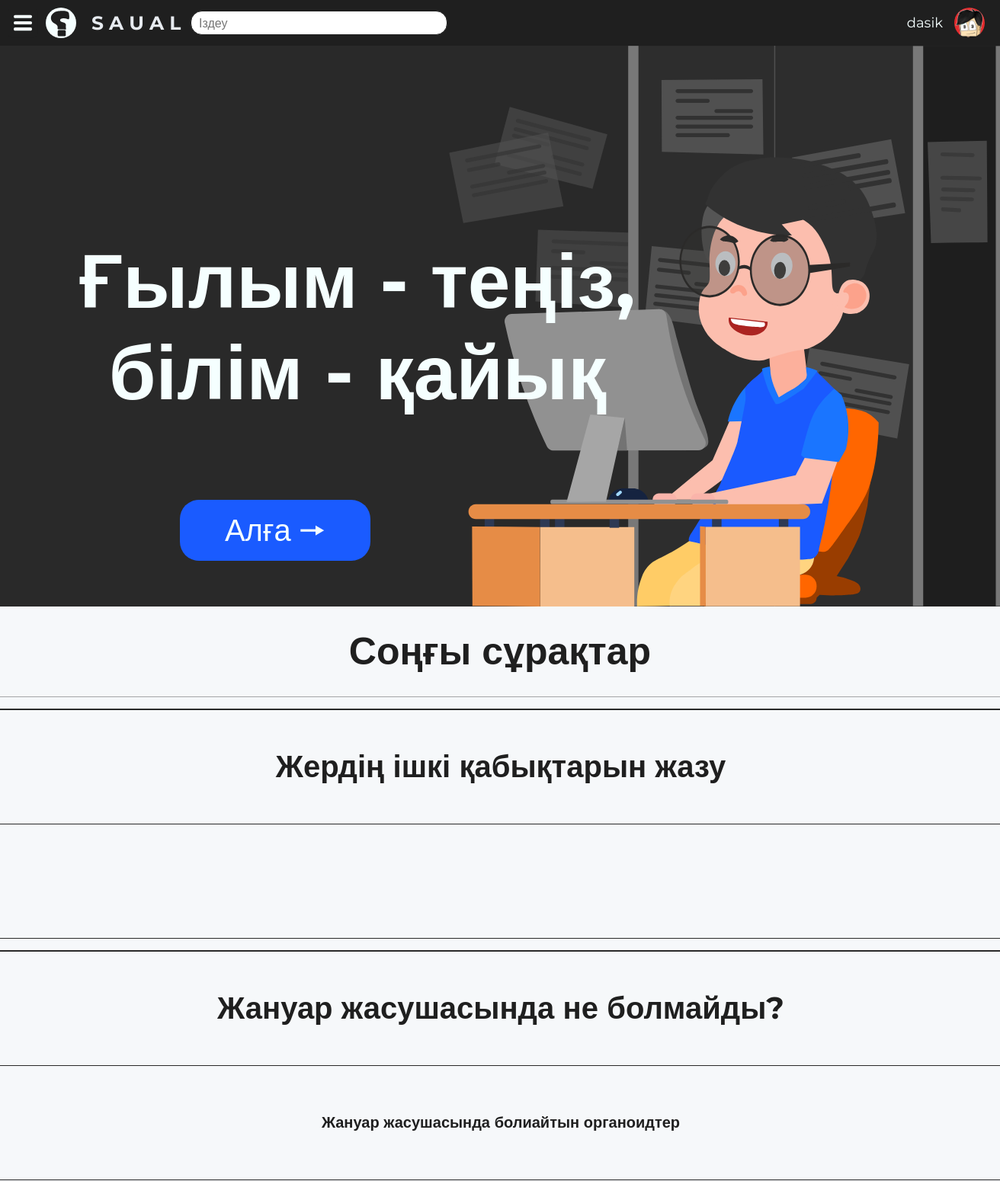
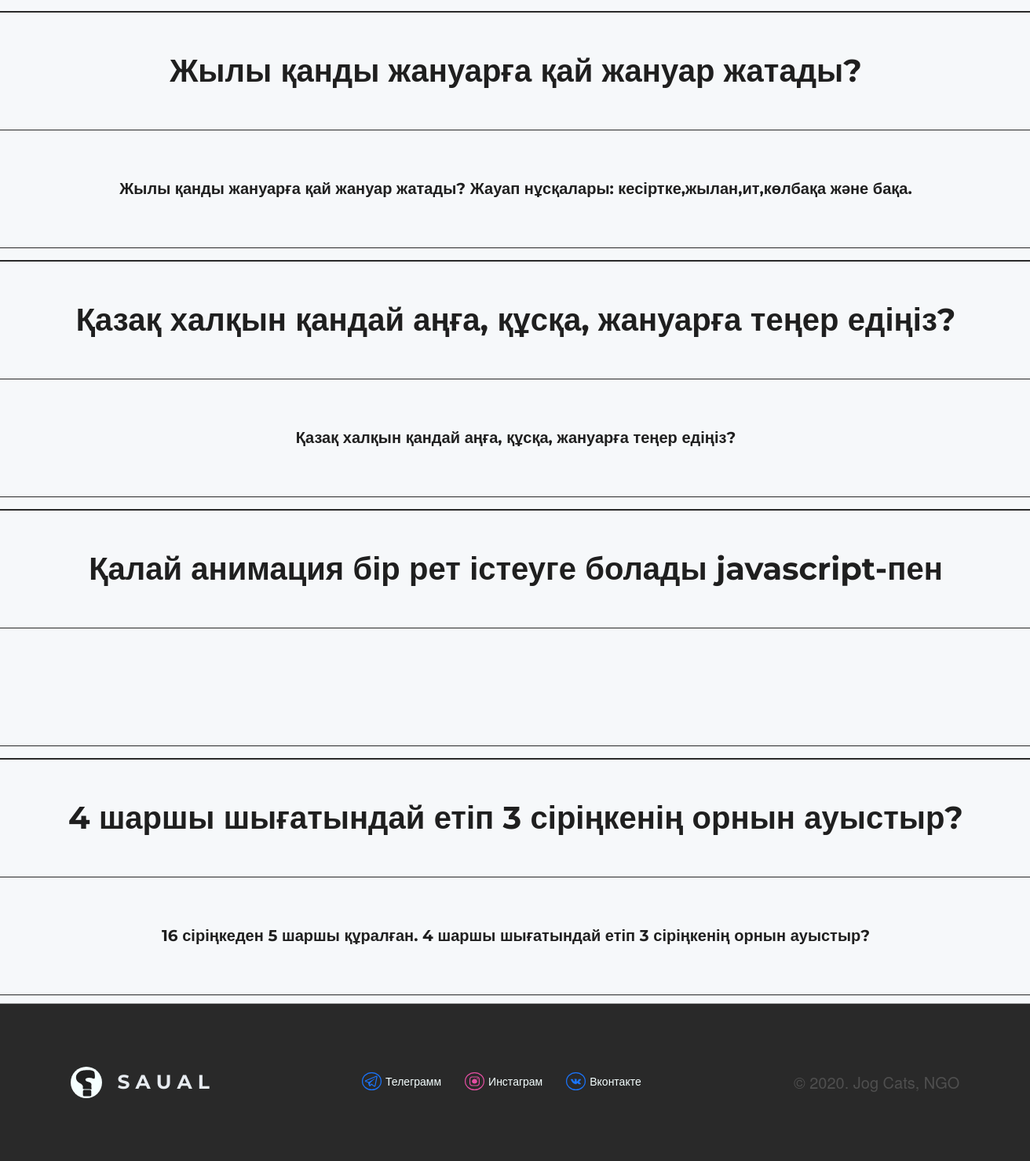
The page / (signed in) on the database its author committed (2 pictures, top to bottom).
### data/users.py (models this page shows, shortened)
class User(SqlAlchemyBase, UserMixin, SerializerMixin):
    __tablename__ = 'users'
    id = sqlalchemy.Column(sqlalchemy.Integer, primary_key=True, nullable=False)
    generated_id = sqlalchemy.Column(sqlalchemy.String(8), unique=True)
    email = sqlalchemy.Column(sqlalchemy.String(255), nullable=False, unique=True)
    username = sqlalchemy.Column(sqlalchemy.String(35), nullable=False, unique=True)
    password = sqlalchemy.Column(sqlalchemy.String(255), nullable=False)
    created_date = sqlalchemy.Column(sqlalchemy.DateTime,
                                     default=datetime.datetime.now)
    admin = sqlalchemy.Column(sqlalchemy.Boolean, nullable=False, default=False)
    rep = orm.relation("Replies", back_populates='user')
    qst = orm.relation("Questions", back_populates='user')
    group_id = sqlalchemy.Column(sqlalchemy.Integer, nullable=True)
    rep_count = sqlalchemy.Column(sqlalchemy.Integer, default=0)

### data/questions.py (models this page shows, shortened)
class Questions(SqlAlchemyBase):
    __tablename__ = 'questions'
    id = sqlalchemy.Column(sqlalchemy.Integer, primary_key=True, nullable=False)
    title = sqlalchemy.Column(sqlalchemy.String(150), nullable=False, unique=False)
    content = sqlalchemy.Column(sqlalchemy.String(2500), nullable=False, unique=False)
    user_id = sqlalchemy.Column(sqlalchemy.Integer,
                                sqlalchemy.ForeignKey("users.id"))
    reply = sqlalchemy.Column(sqlalchemy.Integer, nullable=True)
    generated_id = sqlalchemy.Column(sqlalchemy.String(8), nullable=False, unique=True)
    tags = sqlalchemy.Column(sqlalchemy.String(30))
    user = orm.relation('User')

### app.py (the view)
@app.route("/", methods=["GET", "POST"])
def main():
    session = db_session.create_session()
    questions = session.query(Questions).filter().all()
    actual_q = questions[0:6]
    return render_template("index.html", actual_q=actual_q)

### app.py (called while the page is built)
@login_manager.user_loader
def load_user(user_id):
    session = db_session.create_session()
    return session.query(User).get(user_id)

### data/db_session.py (called while the page is built)
def create_session() -> Session:
    global __factory
    return __factory()

### templates/index.html (shortened to what this page needs)
{% extends 'base.html' %}
{% block head %}
<link rel="stylesheet" href="{{ url_for('static', filename='styles/style.css') }}">
{% endblock %}
{% block main_info %}
<header class="header_index-page">
    <h1 class="text_color_light header__title text_montserrat">Ғылым - теңіз,<br> білім - қайық</h1>
    <img src="../static/images/header_boy.svg" class="header_boy-img" alt="boy on header" id='mainpage_boy'>
    <div class="main-page_buttons-box">
        <a href="/questions" style="text-decoration: none;"><div class="main-page_button text_color_light text_montserrat main-page_button_background" style="display: flex; align-items: center;">Алға &#129046;</div></a>
    </div>
</header>
<main class="index_main-content">
    <section class="frequently-asked-questions">
        <h2 class="frequently-asked-questions__title text_montserrat text_color_dark-grey">Соңғы сұрақтар</h2>
        <div class="frequently-asked-questions__box">
            {% for question in actual_q %}
            <div class="profile__question-block">
                <div class="question-block_header">
                    <h2 class="question-header__text text_color_dark-grey text_montserrat">{{question.title}}</h2>
                </div>
                <div class="question-block_content">
                    <h2 class="question-content__text text_color_dark-grey text_montserrat">{{question.content}}</h2>
                </div>
            </div>
            {% endfor %}
        </div>
    </section>
</main>
<footer class="profile-footer">
    <div style="width: 100%; height: 100%; display: flex; flex-direction: row; justify-content: space-around;">
        <div class="footer__logo">
                <a href="/" class="logo__link-text_text-decoration_none navbar__link_mode text_montserrat"><img src="../static/images/logo.svg" class="logo__img" alt="Логотип">S A U A L</a>
        </div>
        <div class="footer__links">
            <nav style="margin: 0; padding: 0; display: flex; flex-direction: column; align-items: center; justify-content: center;">
                <ol style="margin: 0; padding: 0; display: flex; flex-direction: row; justify-content: center; align-items: center;">
                    <li class="footer__social-icon flex-row"><a href="https://t.me/nameuser3" target="_blank" class="footer_icon"><img src="../static/images/telegram_color_white.svg" alt="Телеграм"></a> <a href="https://t.me/nameuser3" class="text_montserrat text_color_light" style="text-decoration: none;">Телеграмм</a></li>
                    <li class="footer__social-icon flex-row"><a href="https://www.instagram.com/jog_cats/" target="_blank" class="footer_icon"><img src="../static/images/instagram_color_white.svg" alt="Инстаграм"></a><a href="https://www.instagram.com/jog_cats/" class="text_montserrat text_color_light" style="text-decoration: none;">Инстаграм</a></li>
                    <li class="footer__social-icon flex-row"><a href="https://vk.com/public198627056" target="_blank" class="footer_icon"><img src="../static/images/vk_color_white.svg" alt="Вконтакте"></a><a href="https://vk.com/public198627056" class="text_montserrat text_color_light" style="text-decoration: none;">Вконтакте</a></li>
                </ol>
            </nav>
        </div>
        <div class="footer__jog-cats">
            <p style="color: rgb(79, 79, 79); font-weight: normal; font-size: 20px;">&copy; 2020. Jog Cats, NGO</p>
    </div>
    </div>
</footer>
{% endblock %}

### templates/base.html (shortened to what this page needs)
<!DOCTYPE html>
<html lang="kz">
<html lang="ru">
<html lang="en">
<head>
    {% block head %} {% endblock %}
    <link rel="stylesheet" href="{{ url_for('static', filename='styles/normalize.css') }}">
    <link rel="stylesheet" href="{{ url_for('static', filename='styles/style.css') }}">
</head>
<body style="background-color: rgb(246, 248, 250);">
    <nav class="navbar">
        <img src="../static/images/navbar-1.1s-47px.svg" alt="" style="width: 60px; height: 60px; margin: 0; cursor: pointer;" class="menu-bar_anim-" id="navbar_menu_but">
        <div class="logo_link-box logo_place_navbar">
            <a href="/" class="logo__link-text_text-decoration_none navbar__link_mode text_montserrat"><img src="../static/images/logo.svg" class="logo__img" alt="Логотип">S A U A L</a>
        </div>
        <div class="navbar__user-block navbar__user-block_place_navbar">
            <p class="navbar__username text_color_light text_montserrat">{{ current_user.username }}</p>
            <img onclick="show_navbar__user_options()" id="navbar__user-block__img" src="../static/images/test_avatar.jpg" alt="Аватарка пользователя" class="navbar__user-block__img">
        </div>
        <div class="main-search_box">
            <input type="text" class="main-search_input text_color_dark-grey text_montserrat" placeholder="Іздеу">
        </div>
    </nav>
    <div class="page">
        {% block main_info %}
        {% endblock %}
    </div>
</body>
</html>

### rows shown on the page
User: username "dasik"
Questions: title "Жердің ішкі қабықтарын жазу"
Questions: title "Жануар жасушасында не болмайды?", content "Жануар жасушасында болиайтын органоидтер"
Questions: title "Жылы қанды жануарға қай жануар жатады?", content "Жылы қанды жануарға қай жануар жатады? Жауап нұсқалары: кесіртке,жылан,ит,көлбақа және бақа."
Questions: title "Қазақ халқын қандай аңға, құсқа, жануарға теңер едіңіз?", content "Қазақ халқын қандай аңға, құсқа, жануарға теңер едіңіз?"
Questions: title "Қалай анимация бір рет істеуге болады javascript-пен"
Questions: title "4 шаршы шығатындай етіп 3 сіріңкенің орнын ауыстыр?", content "16 сіріңкеден 5 шаршы құралған. 4 шаршы шығатындай етіп 3 сіріңкенің орнын ауыстыр?"
